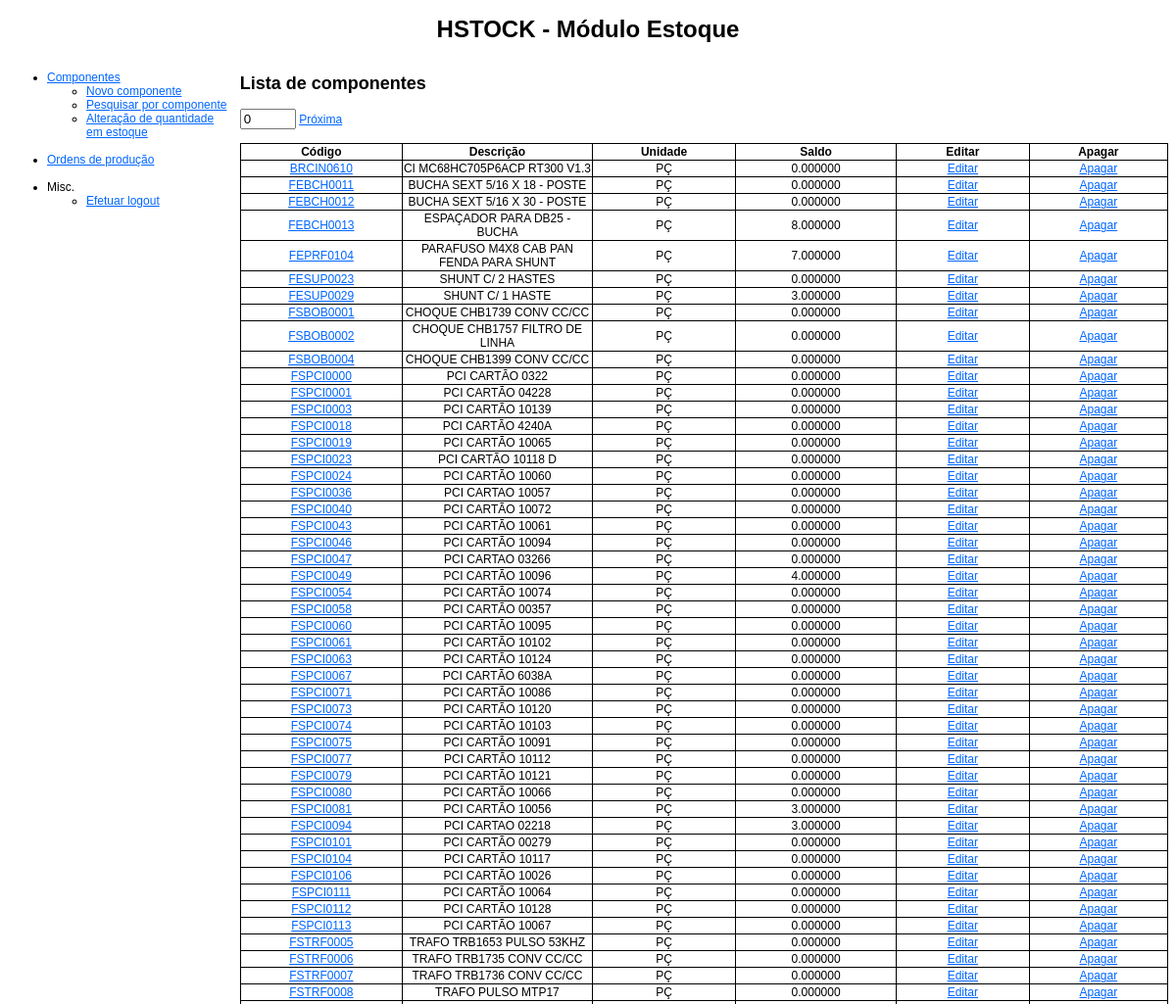
The page /estoque/componentes.php (signed in, upper part) on the database as committed earlier.
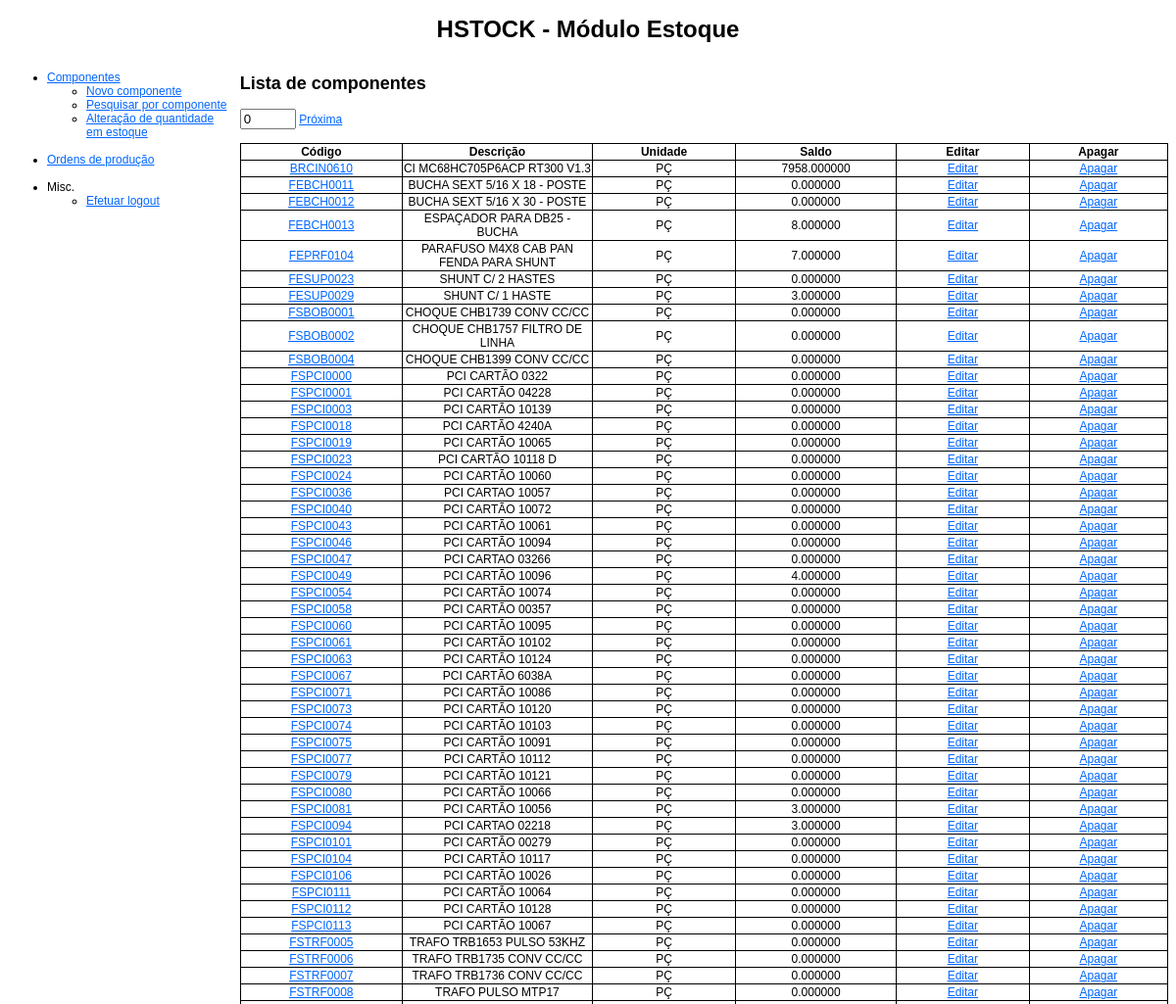
The same page on the database as committed later.
### tables this page shows
CREATE TABLE IF NOT EXISTS `componentes` (
  `codigo` varchar(10) NOT NULL,
  `descricao` text NOT NULL,
  `unidade` enum('CX','KG','LT','MT','PAR','PÇ','UN','SV') NOT NULL DEFAULT 'PÇ',
  `saldo` decimal(10,6) NOT NULL DEFAULT '0.000000',
  PRIMARY KEY (`codigo`)
);

### estoque/componentes.php (the view, shortened to what this page needs)
<!DOCTYPE html PUBLIC "-//W3C//DTD XHTML 1.0 Transitional//EN" "http://www.w3.org/TR/xhtml1/DTD/xhtml1-transitional.dtd">
<html xmlns="http://www.w3.org/1999/xhtml">
    <head>
        <link href="../estilos_hton.css" rel="stylesheet" type="text/css" />
    </head>
    <body>
   	<div id="header">
    	<h1>HSTOCK - Módulo Estoque</h1>
    </div>
    <div id="menu">
        <?php require_once('menu.php'); ?>
	</div>
    <div id="content">
		<?php
		@$action = $_GET['action'];
		switch($action)
		{
				?>
                <?php
			default:
				@$p = (empty($_GET['p'])) ? ($p = 0) : ($p = $_GET['p']);
				$c = new conexao;
				$c->set_charset('utf8');
				$q = "SELECT * FROM componentes LIMIT $p,100;";
				$r = $c->query($q);
				?>
                <h2>Lista de componentes</h2>
                <div class="paginador">
                <?php if($p < 100): ?>
                <form action='componentes.php' method='get'>
                    <input type='text' name='p' size='4' maxlength="4" value='<?php echo $p; ?>'/>
                    <a href='componentes.php?p=<?php echo $p + 100; ?>'>Próxima</a>
                </form>
                <?php endif; ?>
                </div>
                <br />
				<table class="content_table">
					<tr>
						<th>Código</th>
						<th>Descrição</th>
						<th>Unidade</th>
						<th>Saldo</th>
                        <th>Editar</th>
                        <th>Apagar</th>
					</tr>
					<?php
					while($componente = $r->fetch_object()): ?>
					<tr>
						<td><a href='componentes.php?action=view&codigo=<?php echo $componente->codigo; ?>'><?php echo $componente->codigo; ?></a></td>
						<td><?php echo $componente->descricao; ?></td>
						<td><?php echo $componente->unidade; ?></td>
						<td><?php echo $componente->saldo; ?></td>
                        <td><a href='componentes.php?action=edit&codigo=<?php echo $componente->codigo; ?>'>Editar</a></td>
                        <td><a href='componentes.php?action=delete&codigo=<?php echo $componente->codigo; ?>'>Apagar</a></td>
					</tr>
					<?php endwhile; ?>
				</table>
                <br />
                <?php
			break;
		}
		?>
    </div>
    </body>
</html>

Rows that differ between the two databases and show on the page:
changed componentes "BRCIN0610": saldo "0.000000" → "7958.000000"
